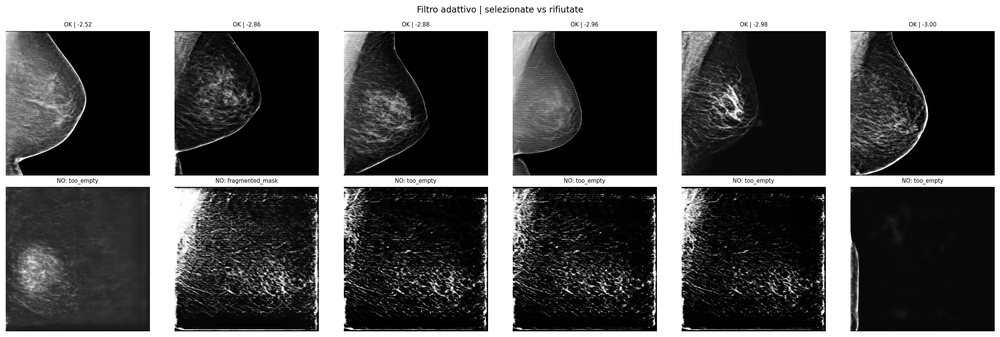
#> input picture results/04_ldm_keras_v2/plots/synthetic_filter_sample.png, 1000 x 337 px, shrunk from 2641 x 889 before the run
$ python -i adaptive_mammography_filter.py   (imports and definitions only)
#> lines starting #> are read from the running program, lines starting #| are printed output that depends on the picture; after the words box and inside, x2 and y2 are one past the last pixel; in counts of white or black regions, pixels touching at a corner belong together
#> in image_quality_metrics, image is the input picture: PIL image 1000x337 RGBA; mean R, G, B, A 88.4, 88.4, 88.4, 255
from __future__ import annotations

import json
import os
import shutil
from pathlib import Path
from typing import Iterable

import numpy as np
import pandas as pd
from PIL import Image
from scipy import ndimage as ndi


QUALITY_FEATURES = [
    "nonblack_ratio",
    "mean_nonblack",
    "std_nonblack",
    "entropy",
    "lap_var",
    "largest_component_frac",
]
FILTER_SCHEMA_VERSION = 1
# [1 line not run here, left out]


def estimate_foreground_mask(arr, min_threshold: int = 10):
#> called with min_threshold = 10
    arr = np.asarray(arr, dtype=np.uint8)
    height, width = arr.shape
#> height = 337; width = 1000
    border_width = max(2, int(round(min(height, width) * 0.02)))
#> border_width = 7
    corner_height = max(8, int(round(height * 0.12)))
#> corner_height = 40
    corner_width = max(8, int(round(width * 0.12)))
#> corner_width = 120

    background_candidates = np.concatenate([
        arr[:border_width, :].ravel(),
        arr[-border_width:, :].ravel(),
        arr[:, :border_width].ravel(),
        arr[:, -border_width:].ravel(),
        arr[:corner_height, :corner_width].ravel(),
        arr[:corner_height, -corner_width:].ravel(),
        arr[-corner_height:, :corner_width].ravel(),
        arr[-corner_height:, -corner_width:].ravel(),
    ]).astype(np.float64)

    low_background = background_candidates[
        background_candidates <= np.quantile(background_candidates, 0.60)
    ]
    background_median = float(np.median(low_background))
#> background_median = 255
    background_mad = float(np.median(np.abs(low_background - background_median)))
#> background_mad = 0
    adaptive_threshold = max(
        float(min_threshold),
        background_median + 6.0 * 1.4826 * background_mad + 5.0,
    )
#> adaptive_threshold = 260
    adaptive_threshold = max(
        float(min_threshold),
        min(adaptive_threshold, 220.0, float(np.quantile(arr, 0.95))),
    )
#> adaptive_threshold = 220

    raw_mask = arr > adaptive_threshold
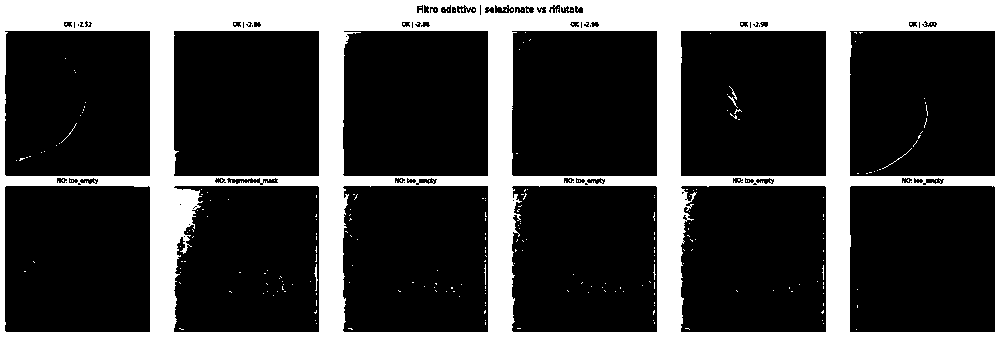
#> raw_mask: shape (337, 1000) bool; 25.2% white; 264 white regions (257 under 20 px), largest, box (x1, y1, x2, y2) and area: (0, 0, 1000, 337) 84236, (314, 264, 318, 291) 41, (882, 148, 912, 169) 31
    raw_labels, component_count = ndi.label(raw_mask)
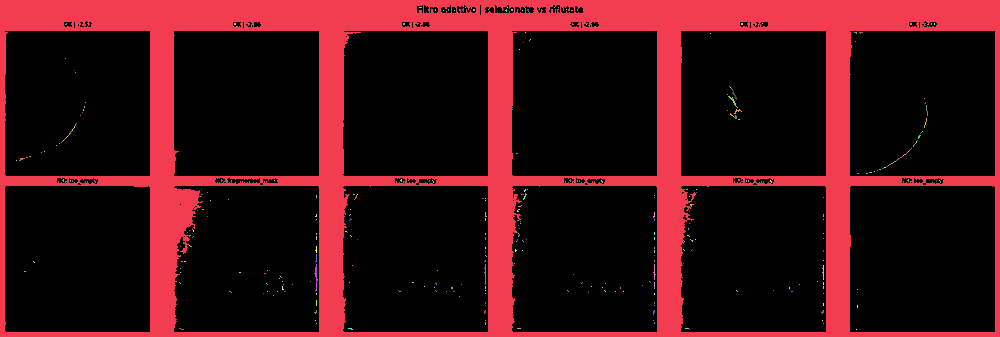
#> raw_labels: shape (337, 1000) int32; 371 distinct labels, from 0 to 370; one colour per label, 0 black
#> component_count = 370
    component_sizes = (
        np.bincount(raw_labels.ravel())[1:]
        if component_count
        else np.array([], dtype=np.int64)
    )
#> component_sizes = 370 values, max 84187 at index 0, min 1 at index 2, mean 229.9
    largest_component_frac = (
        float(component_sizes.max() / max(int(raw_mask.sum()), 1))
        if component_sizes.size
        else 0.0
    )
#> largest_component_frac = 0.99

    structure = ndi.generate_binary_structure(2, 1)
    clean_mask = ndi.binary_opening(raw_mask, structure=structure, iterations=1)
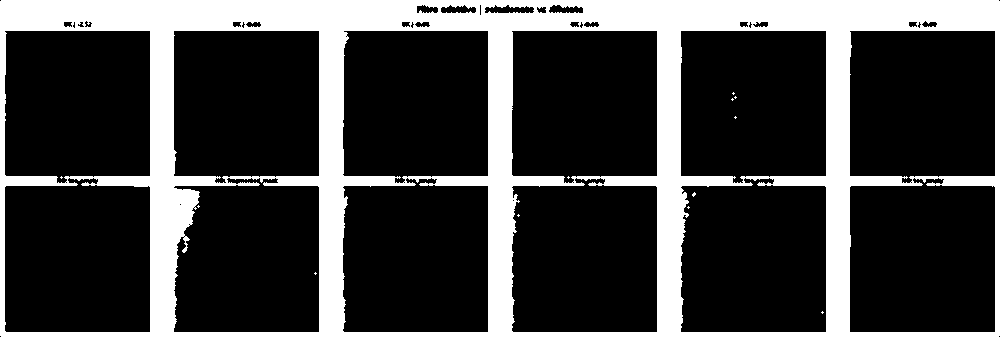
#> clean_mask: shape (337, 1000) bool; 24.8% white; 13 white regions (12 under 20 px), largest, box (x1, y1, x2, y2) and area: (0, 0, 1000, 337) 83565
    clean_mask = ndi.binary_closing(clean_mask, structure=structure, iterations=2)
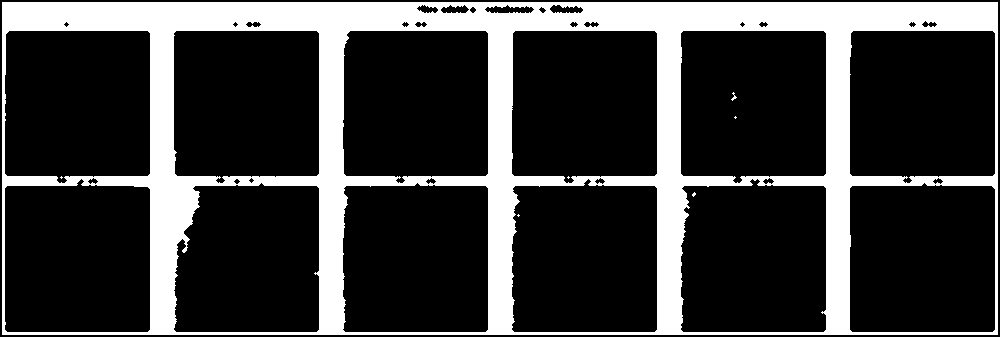
#> clean_mask: shape (337, 1000) bool; 23.6% white; 7 white regions (5 under 20 px), largest, box (x1, y1, x2, y2) and area: (2, 2, 998, 335) 79439, (731, 92, 737, 101) 20
    clean_mask = ndi.binary_fill_holes(clean_mask)
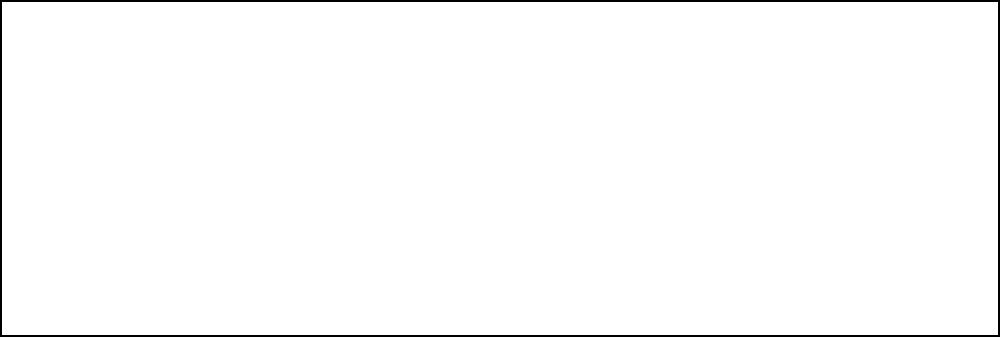
#> clean_mask: shape (337, 1000) bool; 98.4% white; 1 black region, box (x1, y1, x2, y2) and area: (0, 0, 1000, 337) 5332
    clean_labels, clean_count = ndi.label(clean_mask)
#> clean_count = 1
    clean_sizes = (
        np.bincount(clean_labels.ravel())[1:]
        if clean_count
        else np.array([], dtype=np.int64)
    )
#> clean_sizes = [331668]
    if clean_sizes.size:
        clean_mask = clean_labels == int(clean_sizes.argmax() + 1)
    else:
        clean_mask = np.zeros_like(raw_mask, dtype=bool)

    diagnostics = {
        "adaptive_threshold": float(adaptive_threshold),
        "background_median": background_median,
        "background_mad": background_mad,
        "raw_nonblack_ratio": float(raw_mask.mean()),
        "largest_component_frac": largest_component_frac,
    }
#> diagnostics = {'adaptive_threshold': 220, 'background_median': 255, 'background_mad': 0, 'raw_nonblack_ratio': 0.252, 'largest_component_frac': 0.99}
    return clean_mask, diagnostics


def image_quality_metrics(path, nonblack_threshold: int = 10):
    with Image.open(path) as image:
        gray = np.asarray(image.convert("L"), dtype=np.uint8)

    mask, diagnostics = estimate_foreground_mask(gray, nonblack_threshold)
    foreground_values = gray[mask].astype(np.float64)
    foreground_count = int(mask.sum())
#> foreground_count = 331668
    pixel_count = int(mask.size)
#> pixel_count = 337000

    histogram = np.bincount(gray.ravel(), minlength=256).astype(np.float64)
#> histogram = 256 values, max 72874 at index 255, min 68 at index 223, mean 1316.4
    probabilities = histogram[histogram > 0] / pixel_count
#> probabilities = 256 values, max 0.216 at index 255, min 0.000202 at index 223, mean 0.00391
    entropy = float(-(probabilities * np.log2(probabilities)).sum())
#> entropy = 5.32

    return {
        **diagnostics,
        "nonblack_ratio": float(foreground_count / pixel_count),
        "mean_nonblack": float(foreground_values.mean()) if foreground_count else 0.0,
        "std_nonblack": float(foreground_values.std()) if foreground_count else 0.0,
        "entropy": entropy,
        "lap_var": float(ndi.laplace(gray.astype(np.float32)).var()),
        "top_border": float(mask[0, :].mean()),
        "bottom_border": float(mask[-1, :].mean()),
    }


# [314 lines left out: functions compute_reference_statistics, _score_metrics, evaluate_candidate, _image_signature, _existing_filtered_complete, _clear_filtered_outputs and 2 more, not called in this run]


__all__ = [
    "QUALITY_FEATURES",
    "compute_reference_statistics",
    "estimate_foreground_mask",
    "evaluate_candidate",
    "filter_generated_directory",
    "image_quality_metrics",
]

>>> result = image_quality_metrics('../results/04_ldm_keras_v2/plots/synthetic_filter_sample.png')
#> result = 12 items
